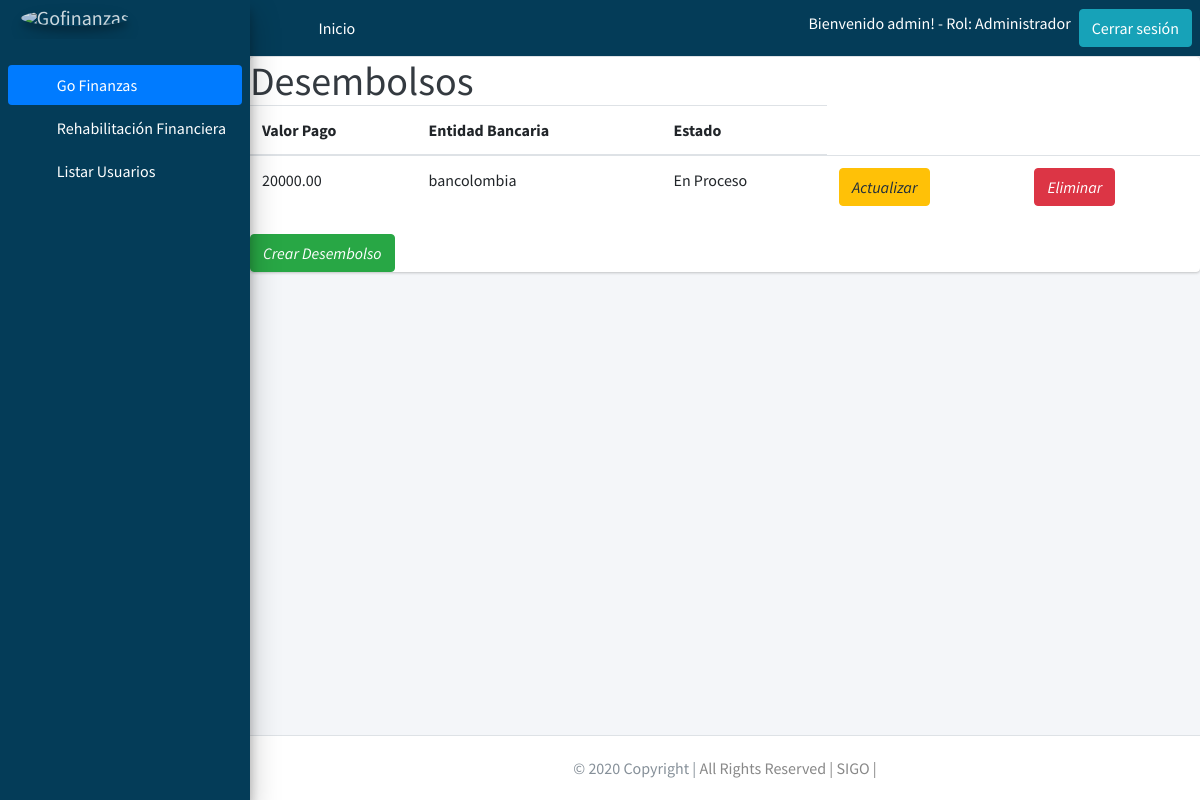
/listardesembolso/2/ (signed in), run on the app's committed database.
### users/models.py (models this page shows, shortened)
class Profile(models.Model):
    user = models.OneToOneField(User, on_delete=models.PROTECT)
    rol = models.ForeignKey(Rol, on_delete=models.PROTECT)
    class Meta:
        permissions = (("registrarusuarios", "registrarusuarios"),)

class Rol(models.Model):
    descripcion = models.CharField(max_length=30)

### gestionfinanciera/models.py (models this page shows, shortened)
class Disbursement(models.Model):
    Future_Value_Portfolio = models.DecimalField(max_digits=20, decimal_places=2,blank=True, null=True)
    Payment_Value = models.DecimalField(max_digits=20, decimal_places=2,blank=True, null=True)
    Banking_Entity = models.CharField(max_length=20, null=True,blank=True)
    Pay_Date = models.DateField(default=datetime.datetime.today, blank=True, null=True)
    Disbursement_Amount = models.DecimalField(max_digits=20, decimal_places=2,blank=True, null=True)
    Number_Installment = models.DecimalField(max_digits=20, decimal_places=2,blank=True, null=True)
    Disbursement_Value = models.DecimalField(max_digits=20, decimal_places=2,blank=True, null=True)
    Adviser = models.CharField(max_length=20, null=True,blank=True)
    State = models.CharField(max_length=20, blank=True, null=True)
    Fk_Management_Type = models.ForeignKey(Management_Type, null=True, on_delete = models.CASCADE,blank=True) # se crea una llave foranea llamando al modelo

### gestionfinanciera/views.py (the view)
# urls.py: path('listardesembolso/<int:pk>/', views.DisbursementView.as_view(), name= 'listardesembolso'),# ruta pra mostrar las desembolsos registrados de cada cliente
class DisbursementView(ListView):
    model = Disbursement
    template_name = 'gestionfinanciera/bank_management/disbursement_list.html'
    def get_context_data(self,**kwargs):
        context = super(DisbursementView,self).get_context_data(**kwargs)
        context['desembolso'] = Disbursement.objects.filter(Fk_Management_Type=self.kwargs['pk'])
        context['management_typeId'] = self.kwargs['pk']
        return context

### Templates/gestionfinanciera/bank_management/disbursement_list.html
{% extends 'base/base.html' %}
{% block content %}
          <div class="card blue darken-1">
            <h1 class="m-0 text-dark">Desembolsos</h1>
            <table class="table">
              <div class="card-content white-text">
                <thead>
                  <tr>
                    <th>Valor Pago</th>
                    <th>Entidad Bancaria</th>
                    <th>Estado</th>
                  </tr>
                </thead>
                <tbody>
                  {% for data in desembolso %}
                  <tr>
                    <td>{{ data.Payment_Value }}</td>
                    <td>{{ data.Banking_Entity }}</td>
                    <td>{{ data.State }}</td>
                    <td>
                        <a href="{% url 'editardesembolso' data.id %}" class="btn btn-warning">
                          <i class="material-icons">Actualizar</i>
                        </a>
                    </td>
                    <td>
                      <a href="{% url 'eliminardesembolso' data.id %}" class="btn btn-danger">
                        <i class="material-icons">Eliminar</i>
                      </a>
                  </td>
                  </tr>
                  {% endfor %}
                </tbody>
                </div>
              </table>
              <div class="fixed-action-btn">
                <a href="{% url 'creardesembolso' management_typeId %}" class="btn btn-success">
                  <i class="large material-icons">Crear Desembolso</i>
                </a>
              </div>
            </div>
{% endblock %}

### Templates/base/base.html (shortened to what this page needs)
{% load static %}
<!DOCTYPE html>
<html lang="en">
<head>
  <link rel="stylesheet" href="{% static 'plugins/fontawesome-free/css/all.min.css' %}">
  <link rel="stylesheet" href="{% static 'plugins/overlayScrollbars/css/OverlayScrollbars.min.css' %} ">
  <link rel="stylesheet" href="{% static 'dist/css/adminlte.min.css' %} ">
</head>
<body class="hold-transition sidebar-mini layout-fixed layout-navbar-fixed layout-footer-fixed">
<div class="wrapper">
  <nav class="main-header navbar navbar-expand navbar-white navbar-light" style="background-color:#043c58 ;">
    <ul class="navbar-nav  mr-auto">
      <li class="nav-item">
        <a class="nav-link" data-widget="pushmenu" href="#" role="button"><i class="fas fa-bars"></i></a>
      </li>
      <li class="nav-item d-none d-sm-inline-block">
        {% if user.is_authenticated %}
          <a href="{% url 'listarcliente' %}" class="nav-link" style="color:white;">Inicio</a>
        {% else %}
        <a href="{% url 'index' %}" class="nav-link" style="color:white;">Inicio</a>
        {% endif %}
      </li>
    </ul>
        {% if user.is_authenticated %}
          <h6 class="ml-5" style="color:white;">Bienvenido {{ user.username }}! - Rol: {{ user.profile.rol.descripcion }}</h6>
          <a style="text-align: right" href="{% url 'logout' %}" class="btn btn-info ml-2">Cerrar sesión</a>
        {% else %}
          <a href="{% url 'login' %}" class="btn btn-danger ml-2">Iniciar Sesión</a>
        {% endif %}
    </nav>
  <aside class="main-sidebar sidebar-primary elevation-4" style="background-color:#043c58 ;">
    {% if user.is_authenticated %}
    <a href="{% url 'listarcliente' %}" class="brand-link">
      <img src="{% static 'dist/img/SIGO.png' %}" alt="Gofinanzas" class="brand-image img-circle elevation-3"
           style="opacity: .8">
    </a>
    {% else %}
    <a href="{% url 'index' %}" class="brand-link">
      <img src="{% static 'dist/img/SIGO.png' %}" alt="Gofinanzas" class="brand-image img-circle elevation-3"
           style="opacity: .8">
      <span class="brand-text font-weight-light">Go Finanzas</span>
    </a>
    {% endif %}
    <div class="sidebar">
      <nav class="mt-2">
        <ul class="nav nav-pills nav-sidebar flex-column" data-widget="treeview" role="menu" data-accordion="false">
          <li class="nav-item has-treeview menu-open">
            {% if user.is_authenticated %}
            <a href="" class="nav-link active">
              <i class="nav-icon fas fa-tachometer-alt"></i>
              <p style="color:white;">
                Go Finanzas
                <i class="right fas fa-angle-left"></i>
              </p>
            </a>
            <ul class="nav nav-treeview">
              <li class="nav-item">
                <a href="{% url 'listarcliente' %}" class="nav-link">
                  <i class="far fa-circle nav-icon"></i>
                  <p style="color:white;">Rehabilitación Financiera</p>
                </a>
              </li>
              {% if user.profile.rol.id == 2 %}
                <li class="nav-item">
                  <a href="{% url 'users:userslist' %}" class="nav-link">
                    <i class="far fa-circle nav-icon"></i>
                    <p style="color:white;">Listar Usuarios</p>
                  </a>
                </li>
              {% endif %}
            </ul>
            {% endif %}
          </li>
      </nav>
    </div>
  </aside>
  <div class="content-wrapper">
    {% block content %}{% endblock %}
  </div>
  <footer class="main-footer">
    <div class="footer-copyright text-center py-1">© 2020 Copyright |
      <a style="color: #888888">All Rights Reserved | SIGO |</a>
    </div>
  </footer>
</div>
</body>
</html>

### data on the page
Disbursement: Payment_Value "20000.00", Banking_Entity "bancolombia", State "En Proceso"

### other printed values
{{ user.username }} "admin"
{{ user.profile.rol.descripcion }} "Administrador"
